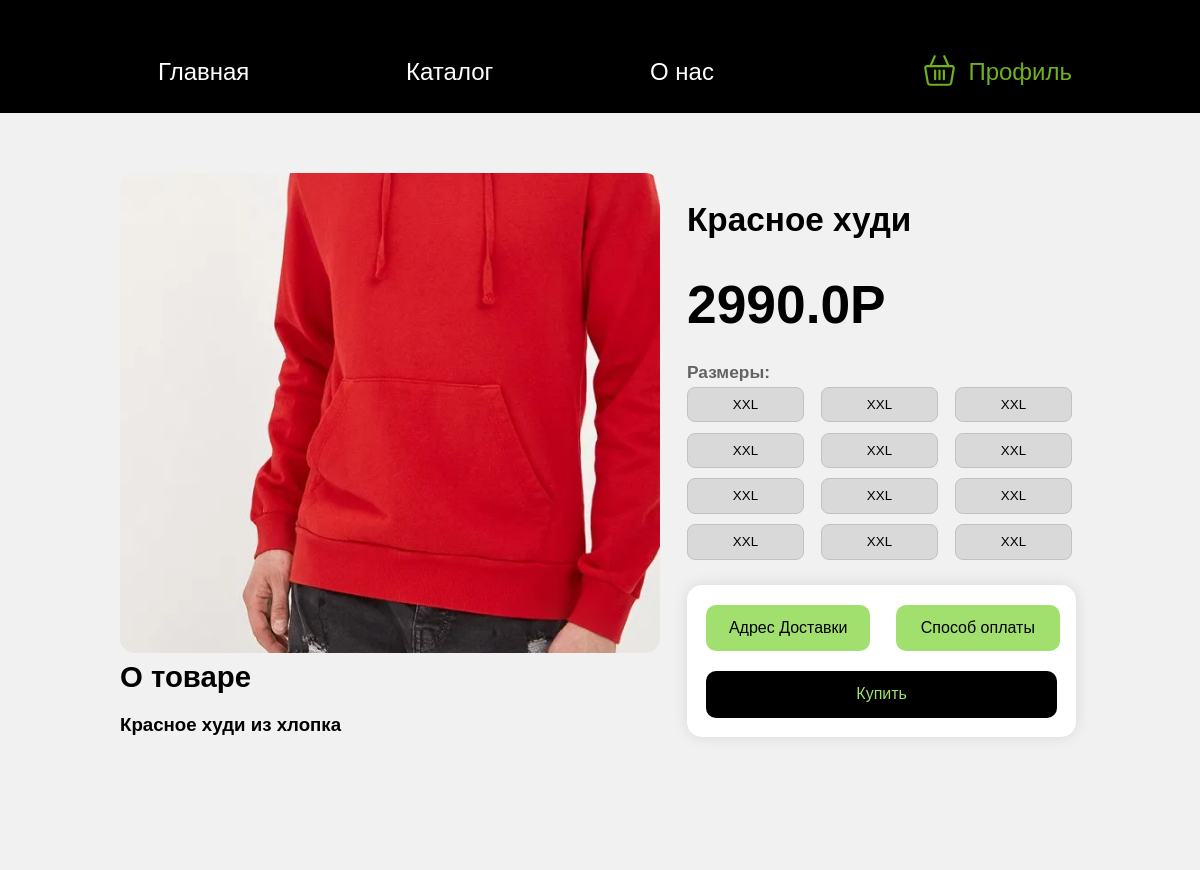
/catalog/3/product/2 (signed in), run on the app's committed database.
### server.py (models this page shows)
class Product(db.Model):
    id = db.Column(db.Integer, primary_key=True)
    name = db.Column(db.String(100))
    price = db.Column(db.Float)
    description = db.Column(db.String(255))
    count_available = db.Column(db.Integer)
    image = db.Column(db.String(255))
    catalog_id = db.Column(db.Integer, db.ForeignKey('catalog.id'))
    collection_id = db.Column(db.Integer, db.ForeignKey('collections.id'))

### server.py (the view)
@app.route('/catalog/<int:catalog_id>/product/<int:product_id>', methods=['GET', 'POST'])
def product_page(catalog_id, product_id):
    catalogs = catalog_id
    product = Product.query.get(product_id)
    if product is None:
        abort(404)
    if request.method == 'POST':
        pay = request.form['pay']
        Cart.add_to_cart(pay, 1)
        return render_template('product.html', product=product, catalog_id=catalogs, user=current_user)
    else:
        return render_template('product.html', product=product, catalog_id=catalogs, user=current_user)

### server.py (called while the page is built)
@login_manager.user_loader
def load_user(user_id):
    return User.query.get(int(user_id))

### templates/product.html (shortened to what this page needs)
<!DOCTYPE html>
<html lang="en" xmlns="http://www.w3.org/1999/html">
<head>
    <link rel="stylesheet" href="/../static/css/product_style.css">
</head>
<body>
    <header class="headers">
        <nav>
            <a href="/" >Главная</a>
            <a href="/catalog" >Каталог</a>
            <a href="/info" >О нас</a>
        </nav>
        <nav class="login">
            {% if user.is_active %}
            <a href="/cart"><img src="/../static/svg/cart.svg" alt=""></a>
            {% endif %}
            <a {% if user.is_active %} href="/profile">Профиль{% else %}  href="/userlogin"> Вход{% endif %}</a>
        </nav>
    </header>
    {% block product %}
    <div class="osn">
        <div class="mains">
            <div class="Oimage">
                <img src="/static/products_img/{{ product.image }}" alt="">
            </div>
            <div class="navigate">
                <h2>{{ product.name }}</h2>
                <h1>{{ product.price }}Р</h1>
                <h3>Размеры:</h3>
                <div class="sizes">
                    <label>
                        <span>XXL</span>
                    </label>
                    <label>
                        <span>XXL</span>
                    </label>
                    <label>
                        <span>XXL</span>
                    </label>
                    <label>
                        <span>XXL</span>
                    </label>
                                    <label>
                        <span>XXL</span>
                    </label>
                    <label>
                        <span>XXL</span>
                    </label>
                    <label>
                        <span>XXL</span>
                    </label>
                    <label>
                        <span>XXL</span>
                    </label>
                                    <label>
                        <span>XXL</span>
                    </label>
                    <label>
                        <span>XXL</span>
                    </label>
                    <label>
                        <span>XXL</span>
                    </label>
                    <label>
                        <span>XXL</span>
                    </label>
                </div>
                <form method="POST" action="{{ url_for('product_page', catalog_id=catalog_id, product_id=product.id) }}">
                    <div class="pays">
                        <button id="adres">Адрес Доставки</button>
                        <button id="config-pay">Способ оплаты</button>
                        <button id="pay" value="{{ product.id }}" name="pay">Купить</button>
                    </div>
                </form>
            </div>
        </div>
        <div class="description">
            <h1>О товаре</h1>
            <h2>{{ product.description }}</h2>
        </div>
    </div>
    {% endblock %}
</body>
</html>

### static/css/product_style.css (style rules this page uses)
a { text-decoration: none; color: black; }
html { font-family: 'Jost SemiBold', sans-serif; font-size: 18pt; margin-right: 10%; background-color: black; }
body { background-color: black; color: white; }
header { display: flex; justify-content: space-between; align-items: center; margin-top: 5%; }
nav:last-of-type { margin-left: auto; }
.headers a { text-decoration: none; color: white; margin-left: 150px; }
.login { display: grid; grid-template-columns: 0% 90%; color: #72B01D; text-align: right; display: inline-block; vertical-align: middle; line-height: normal; }
.login a { color: #72B01D; margin-left:0px; display: inline-block; vertical-align: middle; line-height: normal; }
.login img { width:35px; margin-right:5px; display: inline-block; vertical-align: middle; line-height: normal; margin-bottom: 2px;` }
.osn { background-color: rgb(241, 241, 241); position: absolute; top: 18%; left: 0; width: 100%; height: auto; padding-bottom: 10%; }
.mains { display: grid; grid-template-columns: 50% 50%; margin-left: 10%; margin-top: 5%; }
.Oimage { top: 10%; left: 15%; width: 100%; height: 98.5%; margin-right: 50px; min-width: 250px; max-width: 800px; border-radius: 18px; }
.Oimage img { width: 100%; border-radius: 15px; height: 40vw; object-fit: cover; }
.navigate { display:block; top: 27%; right: 16%; width: 70%; min-width: 250px; margin-left: 5%; }
.navigate h2 { font-family: 'Jost Regular', sans-serif; color: black; font-size: 25pt; right: 10%; margin-bottom: 7%; }
.navigate h1 { font-family: 'Jost Regular', sans-serif; color: black; font-size: 40pt; right: 10%; margin-bottom: 7%; }
.navigate h3 { font-family: 'Jost Regular', sans-serif; color: #646464; font-size: 13pt; right: 10%; margin-bottom: 1%; }
.sizes { column-count: 3; column-width: calc(100% / 3); }
.pays { margin-top: 4%; background-color: white; width: 103%; border-radius: 15px; padding-bottom: 5%; box-shadow: rgba(0, 0, 0, 0.1) 0px 0px 15px; }
.pays #pay { display: flex; flex-direction: column; justify-content: flex-end; align-items: center; }
#pay { font-family: 'Jost Medium', sans-serif; font-size: 12pt; background: black; color: #A1E06F; width: 90%; height: 32%; line-height: 280%; border-radius: 10px; margin-top: 5%; margin-left: 5%; }
.pays button { font-family: 'Jost Medium', sans-serif; font-size: 12pt; color: black; background-color: #A1E06F; border: 0; border-radius: 10px; margin-left: 5%; width: 42%; margin-top: 5%; height: 32%; line-height: 280%; white-space: nowrap; }
.description { margin-left: 9.5%; margin-top: 1%; width: 80%; text-align: justify; }
.description h1 { font-family: 'Jost SemiBold', sans-serif; font-size: 22pt; color: black; }
.description h2 { font-family: 'Jost Light', sans-serif; font-size: 14pt; color: black; }
.sizes label { margin-right: 5%; display: block; margin-bottom: 5%; }
.sizes label span { display: inline-block; cursor: pointer; color: black; font-size: 10pt; right: 10%; margin-bottom: 10%; background-color: #D9D9D9; border: #C2C2C2 solid 1px; text-align: center; border-radius: 8px; width: 110%; height: 100%; line-height: 250%; margin-bottom: 5px; }
@media (max-width: 1500px) { .osn { top: 15%; } }
@media (max-width: 1500px) { .description { margin-left: 10%; margin-top: -2%; width: 80%; } }
@media (max-width: 1200px) { .osn { top: 13%; } }
@media (max-width: 1200px) { .description { margin-left: 10%; margin-top: -8%; width: 45%; } }

### data on the page
Product: image (picture), name "Красное худи", price "2990.0", description "Красное худи из хлопка"
